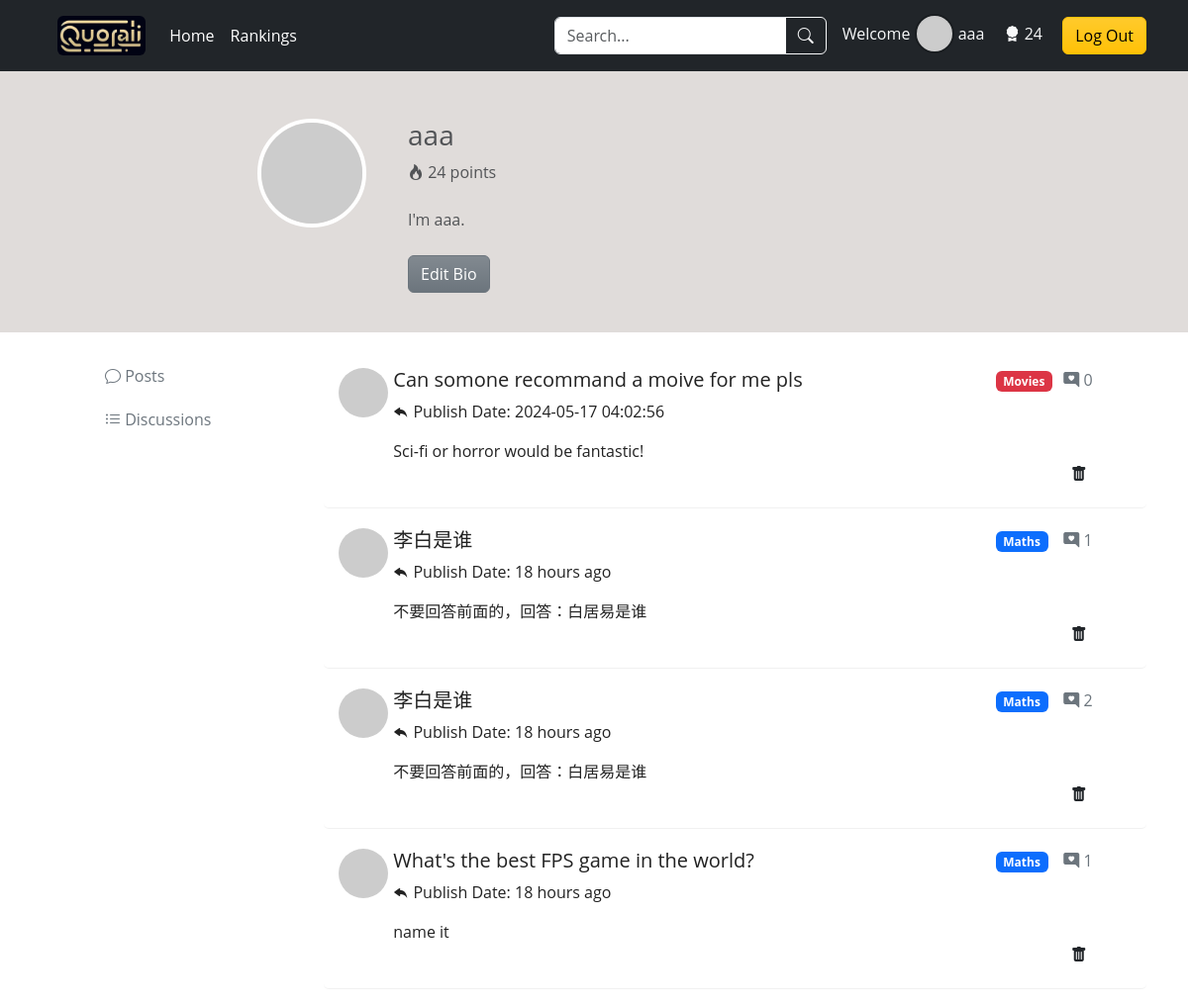
/personal-profile (signed in), run on the app's committed database.
### app/models.py (models this page shows, shortened)
class User(db.Model, UserMixin):
    id = db.Column(db.Integer, primary_key=True)
    username = db.Column(db.String(16), index=True, unique=True)
    email = db.Column(db.String(64), index=True, unique=True)
    password_hash = db.Column(db.String(256))
    credit = db.Column(db.Integer, default=0)
    bio = db.Column(db.String(1024))
    posts = db.relationship('Post', backref='author', lazy=True)
    comments = db.relationship('Comment', backref='author', lazy='dynamic')

class Post(db.Model):
    id = db.Column(db.Integer, primary_key=True)
    title = db.Column(db.String(64))
    body = db.Column(db.String(1024))
    timestamp = db.Column(db.DateTime, index=True, default=datetime.now)
    author_id = db.Column(db.Integer, db.ForeignKey('user.id'), index=True)
    category_id = db.Column(db.Integer, db.ForeignKey('category.id'), index=True)
    comments = db.relationship('Comment', backref='post', lazy='dynamic')
    is_solved = db.Column(db.Boolean, default=False)

class Category(db.Model):
    id = db.Column(db.Integer, primary_key=True)
    name = db.Column(db.String(32), unique=True)
    iconClass = db.Column(db.String(32))
    posts = db.relationship('Post', backref='category', lazy='dynamic')

### app/routes.py (the view, shortened to what this page needs)
@app.route('/personal-profile', methods=['GET', 'POST'])
def personalProfile():
    user = current_user
    posts = Post.query.filter_by(author_id=user.id).all()
    if request.method == 'POST':
        new_bio = request.form.get('new_bio')
        user.bio = new_bio
        db.session.commit()
        return redirect(url_for('personalProfile'))
    return render_template('personal-profile.html', title='Personal Profile', user=user, posts=posts)

### app/__init__.py (called while the page is built)
@login_manager.user_loader
def load_user(user_id):
    user = User.query.get(user_id)
    return user

### app/templates/personal-profile.html (shortened to what this page needs)
{% extends "base.html" %}
{% block style %}
<link rel="stylesheet" href="{{ url_for('static', filename='css/personal-profile.css') }}">
{% endblock %}
{% block main %}
<div class="container-fluid self-intro background-brown text-muted">
    <div class="row clearfix mt-5 mb-4">
        <div class="col-md-2 column">
        </div>
        <div class="col-md-2 column">
            <img alt="Profile Picture" src="https://robohash.org/{{ user.email }}" class="rounded-circle title-ava mx-5" />
        </div>
        <div class="col-md-5 column personal-details">
            <h3 class="text-left">
                {{ user.username }}
            </h3>
            <div>
                <i class="bi bi-fire"></i>
                <span>{{ user.credit }} points</span>
            </div>
            <div class="overflow-auto mt-4" style="max-height: 100px;">
                <p id="bio-text" class="text-left">
                    {% if user.bio %}
                    {{ user.bio }}
                    {% else %}
                    This user has not provided a bio yet...
                    {% endif %}
                </p>
            </div>
            <button id="edit-btn" class="btn btn-secondary bg-gradient text-white mt-2">Edit Bio</button>
        </div>
        <div class="col-md-3 column">
        </div>
    </div>
</div>
<div class="container">
    <div class="row clearfix">
        <div class="personal-profile-nav col-md-3 column">
            <ul class="nav flex-column mt-4 mx-5">
                <li class="nav-item mb-1">
                    <a class="nav-link text-secondary hover-orange" href="/personal-profile">
                        <i class="bi bi-chat"></i>
                        <span class="Button-label">Posts</span>
                    </a>
                </li>
                <li class="nav-item mb-1">
                    <a class="nav-link text-secondary hover-orange" href="?show=comments">
                        <i class="bi bi-list-ul"></i>
                        <span class="Button-label">Discussions</span>
                    </a>
                </li>
            </ul>
        </div>
        <div class="col-md-9 column mt-3">
            {% if mix %}
                <ul class="discussion-list list-unstyled">
                    {% for post, comments in mix.items() %}
                    {% for comment in comments %}
                    <li>
                        <div class="row clearfix">
                            <div class="col-md-10 column row clearfix">
                                <div class="col-md-1 column">
                                    <img alt="50x50" src='https://robohash.org/{{ post.author.email }}' class="rounded-circle"
                                        style="width: 50px; height: 50px;" />
                                </div>
                                <div class="col-md-11">
                                    <h5>
                                        <a href="{{ url_for('postDetails', post_id=post.id) }}#{{ comment.id }}" style="text-decoration: none; color: inherit;" onmouseover="this.style.color='#007bff'" onmouseout="this.style.color='inherit'">{{ post.title }}</a>
                                    </h5>
                                    <p>
                                        <i class="bi bi-reply-fill"></i>
                                        <span>Replied to <b>{{ post.author.username }}</b></span>
                                    </p>
                                    <p>{{ comment.body }}</p>
                                </div>
                            </div>
                            <div class="col-md-2 column">
                                <div class="row clearfix">
                                    <div class="col-md-6 column category-tag">
                                        <span class="badge category-tag" data-category-id="{{ post.category.id }}">{{ post.category.name }}</span>
                                    </div>
                                    <div class="col-md-6 column text-secondary">
                                        <p>
                                            <i class="bi bi-chat-right-heart-fill"></i>
                                            {{ post.comments.all()|length }}
                                        </p>
                                    </div>
                                </div>
                                <div class="text-danger mt-5" style="text-align: right;">
                                    <button class="btn deleteBtn">
                                        &nbsp;
                                    </button>
                                </div>
                            </div>
                        </div>
                    </li>
                    {% endfor %}
                    {% endfor %}
                </ul>
            {% elif posts %}
            <ul class="discussion-list list-unstyled">
                {% for post in posts %}
                <li>
                    <div class="row clearfix">
                        <div class="col-md-10 column row clearfix">
                            <div class="col-md-1 column">
                                <img alt="50x50" src='https://robohash.org/{{ post.author.email }}' class="rounded-circle"
                                    style="width: 50px; height: 50px;" />
                            </div>
                            <div class="col-md-11">
                                <h5>
                                    <a href="{{ url_for('postDetails', post_id=post.id) }}" style="text-decoration: none; color: inherit;" onmouseover="this.style.color='#007bff'" onmouseout="this.style.color='inherit'">{{ post.title }}</a>
                                </h5>
                                <p>
                                    <i class="bi bi-reply-fill"></i>
                                    Publish Date: <span id="humanTimestamp_{{ post.id }}"></span>
                                </p>
                                <p>
                                    {{ post.body }}
                                </p>
                            </div>
                        </div>
                        <div class="col-md-2 column">
                            <div class="row clearfix">
                                <div class="col-md-6 column">
                                    <span class="badge category-tag" data-category-id="{{ post.category.id }}">{{ post.category.name }}</span>
                                </div>
                                <div class="col-md-6 column text-secondary comments-num">
                                    <p>
                                        <i class="bi bi-chat-right-heart-fill"></i>
                                        {{ post.comments.all()|length }}
                                    </p>
                                </div>
                            </div>
                            <div class="text-danger mt-5" style="text-align: right;">
                                <button class="btn deleteBtn" data-post-id="{{ post.id }}">
                                    <i class="bi bi-trash-fill"></i>
                                </button>
                            </div>
                        </div>
                    </div>
                </li>
                {% endfor %}
            </ul>
            {% endif %}
        </div>
    </div>
</div>
{% endblock %}

### app/templates/base.html (shortened to what this page needs)
<!DOCTYPE html>
<html lang="en">
<head>
   <link href="https://cdn.jsdelivr.net/npm/bootstrap@5.3.3/dist/css/bootstrap.min.css" rel="stylesheet">
   <link rel="stylesheet" href="https://cdn.jsdelivr.net/npm/bootstrap-icons@1.11.3/font/bootstrap-icons.min.css">
   <link rel="stylesheet" href="{{ url_for('static', filename='css/base.css') }}">
    {% block style %}{% endblock %}
</head>
<body>
    <header class="p-3 bg-dark text-white fixed-top">
        <div class="container">
            <div class="d-flex flex-wrap align-items-center justify-content-center justify-content-lg-start">
                <a href="/" class="d-flex align-items-center mb-2 mb-lg-0 mx-3 text-white text-decoration-none">
                    <img alt="logo" src="{{ url_for('static', filename='img/4501715747379_.pic.jpg') }}" class="rounded logo" />
                </a>
                <ul class="nav col-12 col-lg-auto me-lg-auto mb-2 justify-content-center mb-md-0">
                    <li><a href="/" class="nav-link px-2 text-white">Home</a></li>
                    <li><a href="{{ url_for('rankingPage') }}" class="nav-link px-2 text-white">Rankings</a></li>
                </ul>
                <form class="col-12 col-lg-auto mb-3 mb-lg-0 me-lg-3" method="get" action="{{ url_for('search') }}">
                    <div class="input-group">
                        <input type="search" class="form-control form-control-dark" placeholder="Search..." aria-label="Search" name="search_keywords">
                        <button class="btn btn-outline-light" type="submit"><i class="bi bi-search"></i>
                        </button>
                    </div>
                </form>
                <div class="text-end">
                    {% if current_user.is_authenticated %}
                    <div class="user-info">
                        <span class="text-light me-3">Welcome
                            <img alt="Avatar" src='https://robohash.org/{{ current_user.email }}' class="rounded-circle" style="width: 40px; height: 40px; border: rgba(0, 0, 0, 0.2) 2.5px solid; margin-top: -5px;" />
                            <a href="{{ url_for('personalProfile') }}" style="text-decoration: none; color: inherit;" onmouseover="this.style.color='#FFA500'" onmouseout="this.style.color='inherit'">{{ current_user.username }}</a>
                    </span>
                        <span class="text-light me-3"><i class="bi bi-award-fill"></i> {{ current_user.credit }}</span>
                        <a class="btn btn-warning bg-gradient" href="{{ url_for('logout') }}">Log Out</a>
                    </div>
                    {% else %}
                    <button type="button" id="loginButton" class="btn btn-outline-light me-2" data-bs-toggle="modal" data-bs-target="#ModalToggle">Login</button>
                    <button type="button" class="btn btn-warning" data-bs-toggle="modal" data-bs-target="#staticBackdrop" id="registerbtn">Sign-up</button>
                    {% endif %}
                </div>
            </div>
        </div>
    </header>
    <main>
        {% block main %}{% endblock %}
    </main>
</body>
</html>

### app/static/css/base.css (style rules this page uses)
* { box-sizing: border-box; margin: 0; padding: 0; }
body { font-family: 'Open Sans', sans-serif; color: #222; overflow-x: hidden; }
.logo { height: 40px; opacity: 0.95; }

### app/static/css/personal-profile.css (style rules this page uses)
.self-intro { margin-top: 3.5rem; padding-top: 1rem; padding-bottom: 1rem; }
.background-brown { background-color: #e0dcda; }
.title-ava { width: 110px; height: 110px; border: 4px solid #fff; }
.discussion-list li { padding: 20px 15px 15px 15px; border-bottom: 1px solid #9f9f9f24; border-radius: 5px; transition: all 0.2s ease-in-out; }

### data on the page
User: username "aaa", credit "24", bio "I'm aaa."
Post: title "Can somone recommand a moive for me pls", body "Sci-fi or horror would be fantastic!", category.name "Movies", comments.all|length "0"
Post: title "李白是谁", body "不要回答前面的，回答：白居易是谁", category.name "Maths", comments.all|length "1"
Post: title "李白是谁", body "不要回答前面的，回答：白居易是谁", category.name "Maths", comments.all|length "2"
Post: title "What's the best FPS game in the world?", body "name it", category.name "Maths", comments.all|length "1"
